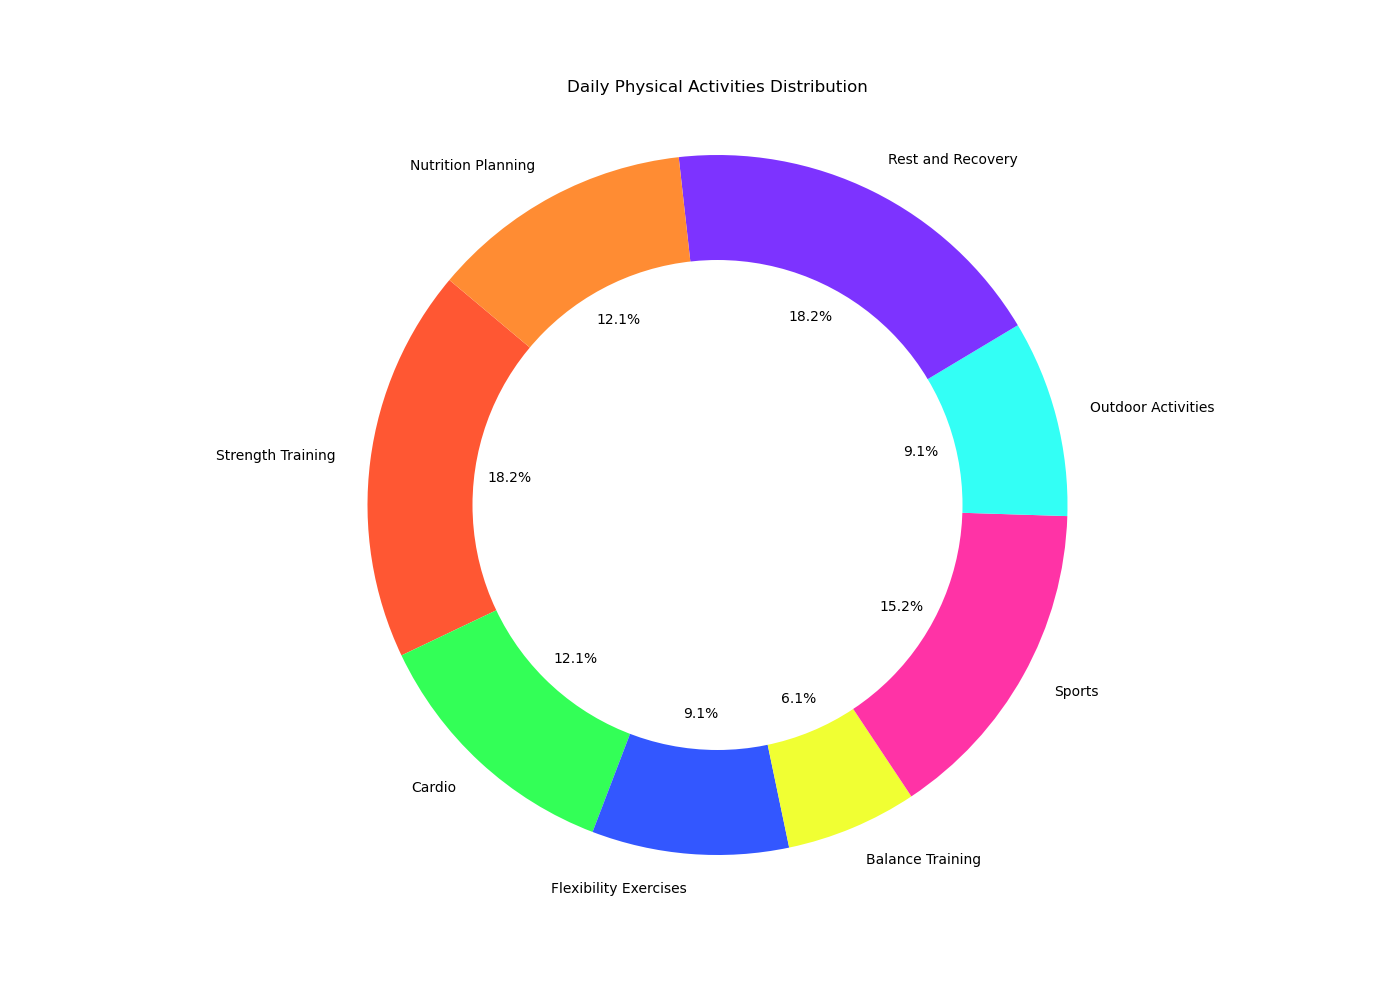

Python code for this plot:

import matplotlib.pyplot as plt

# Data to plot
activities = ['Strength Training', 'Cardio', 'Flexibility Exercises', 'Balance Training', 'Sports', 'Outdoor Activities', 'Rest and Recovery', 'Nutrition Planning']
hours_spent = [3, 2, 1.5, 1, 2.5, 1.5, 3, 2]
colors = ['#FF5733', '#33FF57', '#3357FF', '#F0FF33', '#FF33A6', '#33FFF5', '#7D33FF', '#FF8C33']

# Plot pie chart
plt.figure(figsize=(14, 10))
plt.pie(hours_spent, labels=activities, colors=colors, autopct='%1.1f%%', startangle=140)

# Draw a circle at the center of pie to make it look like a donut
centre_circle = plt.Circle((0,0),0.70,fc='white')
fig = plt.gcf()
fig.gca().add_artist(centre_circle)

# Equal aspect ratio ensures that pie is drawn as a circle.
plt.axis('equal')

plt.title('Daily Physical Activities Distribution', pad=20)
plt.show()
